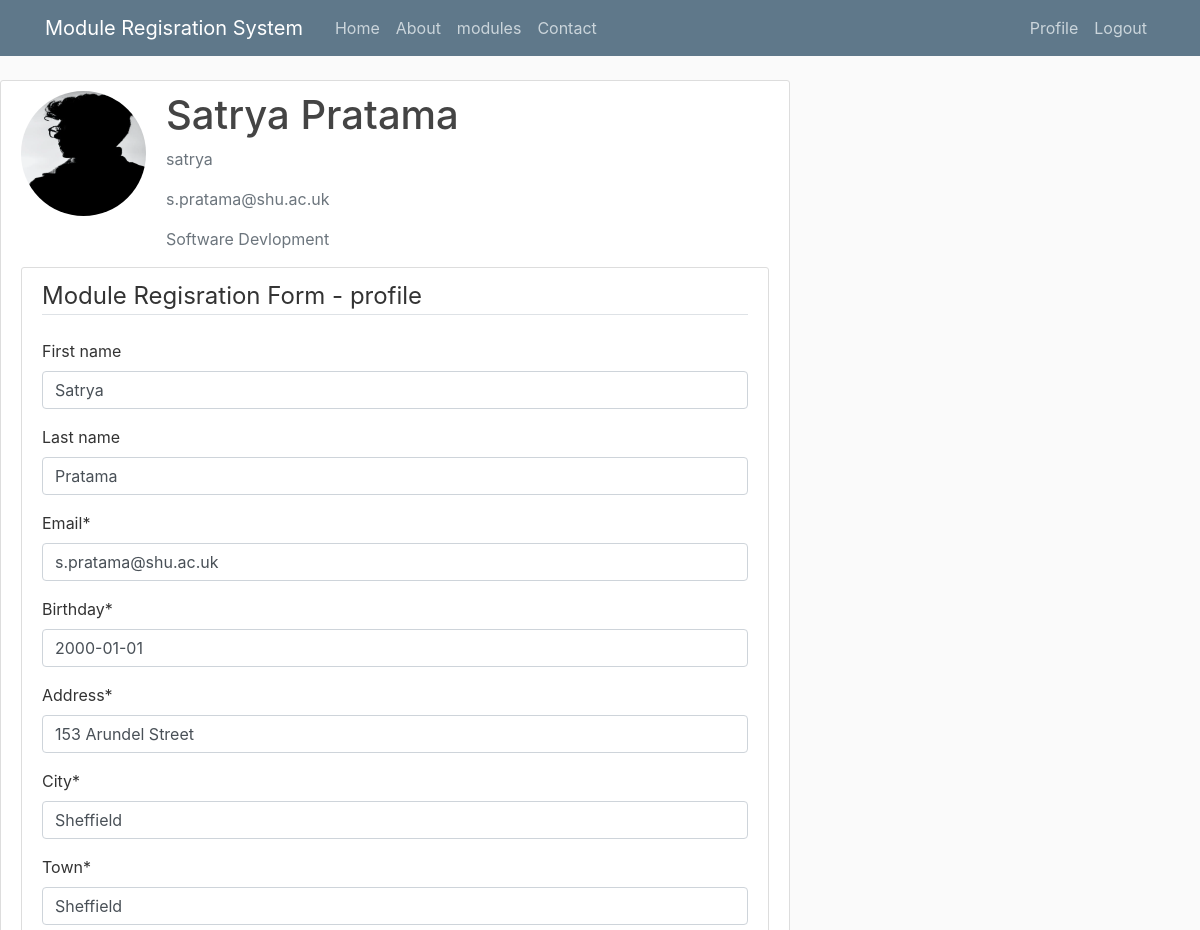
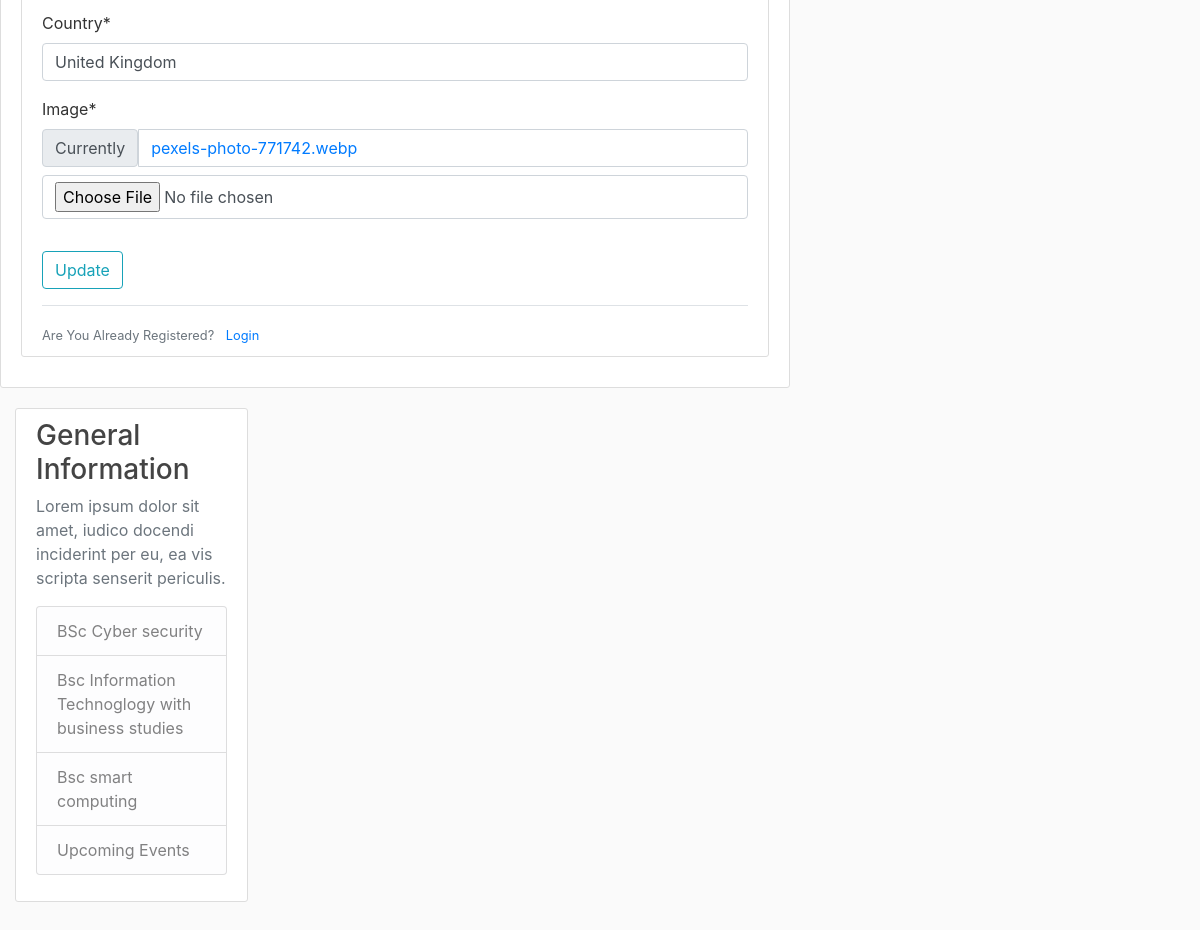
The app's page /profile (signed in) with its own data (2 pictures, top to bottom).
### users/models.py (models this page shows)
class Profile(models.Model):
    user = models.OneToOneField(User, null = True, on_delete = models.CASCADE)
    birthday = models.DateField(null = True)
    address = models.CharField(null = True, max_length= 30)
    city = models.CharField(null = True, max_length= 20)
    town = models.CharField(null = True, max_length= 20)
    country = models.CharField(null = True, max_length= 20)
    image = models.ImageField(default = 'pexels-photo-771742.webp', upload_to = 'profile_pics')
    def __str__(self):
        return f'{self.user.first_name} {self.user.last_name}'

### users/views.py (the view)
# urls.py: path('profile', user_views.profile, name = 'profile'),
@login_required
def profile(request):
    if request.method == 'POST':
        u_form = UserUpdateForm(request.POST, instance = request.user)
        p_form = ProfileUpdateForm(request.POST, request.FILES, instance = request.user.profile)
        u_form.save()
        p_form.save()
        messages.success(request, 'Your account has been successfully updated')
        return redirect('profile')
    else:
        u_form = UserUpdateForm(instance = request.user)
        p_form = ProfileUpdateForm(instance = request.user.profile)
        context = {'u_form': u_form, 'p_form': p_form, 'title': 'User Profile'}
        return render(request, 'users/profile.html', context)

### users/forms.py
class UserUpdateForm(forms.ModelForm):
    email = forms.EmailField()
    class Meta:
        model = User
        fields = ['first_name', 'last_name', 'email']

class ProfileUpdateForm(forms.ModelForm):
    class Meta:
        model = Profile
        fields = ['birthday' , 'address' , 'city' , 'town' , 'country', 'image']

### users/templates/users/profile.html (shortened to what this page needs)
{% extends "ModuleRegisrationSystem/base.html" %}
{% load crispy_forms_tags %}
{% block content %}
<div class="content-section">
    <div class="media">
    <p><img class="rounded-circle account-img" src="{{user.profile.image.url}}"></p>
        <div class="media-body">
            <h2 class="account-heading">{{user.profile}}</h2>
            <p class="text-secondary">{{user.username}}</p>
            <p class="text-secondary">{{user.email}}</p>
            <p class="text-secondary">{{user.groups.first}}</p>
        </div>
    </div>
<div class="content-section">
    <form method="POST" enctype="multipart/form-data">
    <fieldset class="form-group">
        <legend class="border-bottom mb-4">
            Module Regisration Form - profile
        </legend>
        {{ u_form | crispy }}
        {{ p_form | crispy }}
    </fieldset>
    <div class="form-group">
            <button class="btn btn-outline-info" type="submit">
                Update
            </button>
        </div>
    </form>
    <div class="border-top pt-3">
                <small class="text-muted">
                    Are You Already Registered? <a class="ml-2" href="{% url 'register' %}">Login</a>
                </small>
            </div>
</div>
{% endblock content %}

### ModuleRegisrationSystem/static/css/styles.css (style rules this page uses)
html { position: relative; min-height: 100%; }
body { background: #fafafa; color: #333333; margin-top: 5rem; margin-bottom: 50px; }
h1, h2, h3, h4, h5, h6 { color: #444444; }
.content-section { background: #ffffff; padding: 10px 20px; border: 1px solid #dddddd; border-radius: 3px; margin-bottom: 20px; }
.account-img { height: 125px; width: 125px; margin-right: 20px; margin-bottom: 16px; }
.account-heading { font-size: 2.5rem; }

### records on screen
Profile: birthday "2000-01-01", address "153 Arundel Street", city "Sheffield", town "Sheffield", country "United Kingdom"

### other values on screen
{{ user.profile }} "Satrya Pratama"
{{ user.username }} "satrya"
{{ user.email }} "s.pratama@shu.ac.uk"
{{ user.groups.first }} "Software Devlopment"
